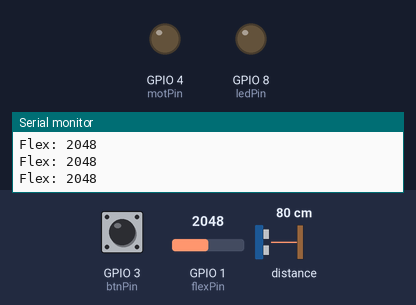
This program was run on a simulated Seeed XIAO ESP32-C3. On the bench: output pins drawn as LEDs (lit = HIGH), the last lines printed to the serial monitor. Dashed ring = blinking. The test bench sets the inputs (shaded band); at power-on: GPIO 3 (btnPin) HIGH, distance to the obstacle 80 cm, GPIO 1 (flexPin) = 2048 (analog values on the 0–4095 scale).

Above: at 7.8 s.
7.9 s: GPIO 3 (btnPin) pulled LOW for 1 s
At 8.19 s:
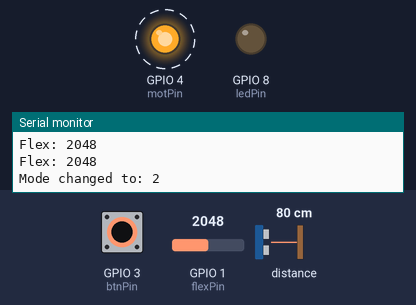
10.4 s: distance to the obstacle set to 11 cm
11.9 s: distance to the obstacle set to 8 cm
At 12.08 s:
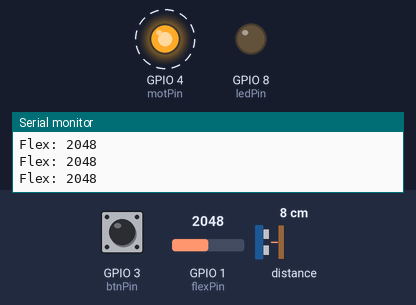
14.9 s: distance to the obstacle set to 18 cm
At 16.3 s:
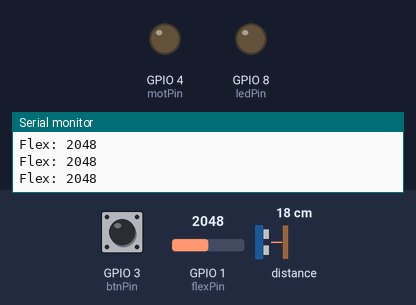
Timing chart, 0 to 17.4 s (numbered marks = the images above; inputs shaded):
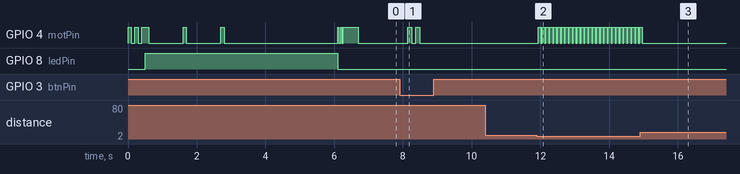

Measured:
- the behaviour switches between 10 and 9 cm on distance to the obstacle (found by bisection; images 1 and 2)
- after the input at 7.9 s, GPIO 4 (motPin): alternates HIGH for 0.12 s and LOW for 0.12 s, 4 changes in all, then stays LOW, starting after 0.23 s
- after the input at 11.9 s, GPIO 4 (motPin): alternates HIGH for 0.08 s and LOW for 0.03 s, starting at once
- after the input at 14.9 s, GPIO 4 (motPin): goes on until 15.0 s, then stays LOW

The program:

main.cpp
```cpp
#include <Arduino.h>
#include <Wire.h>
#include <Adafruit_VL53L1X.h>

// Inputs and Variables
const int motPin = 4;
const int btnPin = 3;
const int flexPin = 1; // ADC1
const int ledPin = 8;

const int sdaPin = 6;
const int sclPin = 7;

// NOTE: VL53L1X distance() returns millimetres, so these are in mm
const int distThresh = 100;       // 100 mm = 10 cm
const int16_t changeThresh = 196; // mm

const int motMinPWM = 100;
const int motMaxPWM = 255;

const unsigned long sensorIntervalMS = 50; // how often to poll sensors
const unsigned long debounceMS = 200; // button debounce window
const float distSmoothingA = 0.35; // 0=very smooth/slow, 1=raw/instant
const float flexSmoothingA = 0.35;

const int flexTolerance = 150;
const int calibSamples = 30; // number of readings averaged during calibration

// Globals
Adafruit_VL53L1X vl53 = Adafruit_VL53L1X();

int mode = 1; // 1 = navigation, 2 = close-range

float smoothedDistanceCM = -1; // -1 means "no valid reading yet" (currently unused)
float smoothedFlex = -1;
bool handExtended = false;

unsigned long lastSensRead = 0;
unsigned long lastDebounceTime = 0;

int16_t distance = 0;
int16_t lastDistance = -1;

int lastButtonReading = HIGH; // pull-up idle state
int lastButtonState = HIGH;

int extensionValue = 0;

// Haptic Feedback Patterns

void buzz(int durationMS, int intens = motMaxPWM) {
  analogWrite(motPin, intens);
  delay(durationMS);
  analogWrite(motPin, 0);
}

void buzzPattern(int count, int durationMS = 120, int gapMS = 120) {
  for (int i = 0; i < count; i++) {
    buzz(durationMS);
    if (i < count - 1) delay(gapMS);
  }
}

// One buzz = mode 1, two buzzes = mode 2
void announceMode() {
  buzzPattern(mode);
}

// Buzz pattern on boot to indicate everything is working and ready
void bootBuzz() {
  buzzPattern(3, 100, 100);
}

// Announce error with a long buzz pattern
void announceError() {
  buzz(600);
}

// Mode Switch Logic
void modeSwitch() {
  int reading = digitalRead(btnPin);

  if (reading != lastButtonReading) {
    lastDebounceTime = millis();
    lastButtonReading = reading;
  }

  if ((millis() - lastDebounceTime) > debounceMS && reading != lastButtonState) {
    lastButtonState = reading;
    if (lastButtonState == LOW) {
      mode = (mode == 1) ? 2 : 1;
      lastDistance = -1; // reset so a mode change doesn't trigger a false "change" buzz
      Serial.print("Mode changed to: ");
      Serial.println(mode);
      announceMode();
    }
  }
}

// Flex Sensor
void flexLogic() {
  int flexValue = analogRead(flexPin);
  Serial.print("Flex: ");
  Serial.println(flexValue);

  // Smooth the flex sensor reading
  smoothedFlex = (smoothedFlex < 0)
    ? flexValue
    : (flexSmoothingA * flexValue + (1 - flexSmoothingA) * smoothedFlex);

  // Determine if hand is extended (within tolerance of the calibrated value)
  handExtended = (abs(smoothedFlex - extensionValue) <= flexTolerance);
}

// Calibration
void flexCalibrate() {
  Serial.println("Calibrating flex sensor. Please extend your hand fully and hold for 3 seconds...");
  digitalWrite(ledPin, HIGH);
  buzzPattern(3, 100, 1000); // 3 buzzes with 1s gap
  delay(3000); // Wait for 3 seconds

  // Average several readings so one noisy sample doesn't ruin the calibration
  long sum = 0;
  for (int i = 0; i < calibSamples; i++) {
    sum += analogRead(flexPin);
    delay(10);
  }
  extensionValue = sum / calibSamples;

  smoothedFlex = extensionValue; // start the smoothing filter from the calibrated value

  Serial.print("Extension value: ");
  Serial.println(extensionValue);
  Serial.println("Extension Value Saved!");
  Serial.println("Calibration Complete!");
  digitalWrite(ledPin, LOW); // calibration finished, turn LED off
  buzzPattern(3, 30, 50);
  buzz(400, 255);
}

// VL53L1X

// Initialize the VL53L1X sensor
void initVL53L1X() {
  Serial.println("Initializing VL53L1X...");
  if (!vl53.begin()) {
    Serial.println("Failed to initialize VL53L1X sensor!");
    while (1) { announceError(); delay(2000); }
  }
  Serial.println("VL53L1X initialized successfully.");
  if (!vl53.startRanging()) {
    Serial.println("Failed to start ranging!");
    while (1) { announceError(); delay(2000); }
  }
}

// Mode One
void tofLogic1() {
  if (distance != -1) {
    if (lastDistance != -1) {
      int16_t difference = abs(distance - lastDistance);
      if (difference > changeThresh) {
        buzz(10, 255);
      }
    }
    lastDistance = distance;
  }
}

// Mode Two
void tofLogic2() {
  if (distance < 0) return;

  int difference = distThresh - distance;

  // Closer than thresh
  if (difference > 0) {
    // Max difference
    int constrainedDiff = constrain(difference, 0, distThresh);

    // As distance gets closer (difference increases):
    // - count increases (e.g., 1 to 5 pulses)
    // - duration increases (e.g., 50ms to 200ms per pulse)
    // - gap decreases (e.g., 200ms down to 30ms between pulses for higher frequency)
    int count = map(constrainedDiff, 0, distThresh, 1, 5);
    int duration = map(constrainedDiff, 0, distThresh, 50, 200);
    int gap = map(constrainedDiff, 0, distThresh, 200, 30);

    buzzPattern(count, duration, gap);
  }
}

// Setup
void setup() {
  Serial.begin(115200);

  // Pin Modes
  pinMode(motPin, OUTPUT);
  pinMode(btnPin, INPUT_PULLUP);
  pinMode(ledPin, OUTPUT);

  analogReadResolution(12); // 12-bit ADC

  // Initialize I2C
  Wire.begin(sdaPin, sclPin);

  // Initialize VL53L1X
  initVL53L1X();

  bootBuzz(); // Indicate system is ready

  // Calibrate Flex Sensor
  flexCalibrate();
  Serial.println("Setup complete. Entering main loop.");
}

// Loop
void loop() {
  // Always monitor mode button
  modeSwitch();

  // Non-blocking sensor polling interval
  if (millis() - lastSensRead >= sensorIntervalMS) {
    lastSensRead = millis();

    // Poll flex sensor
    flexLogic();

    // Poll distance sensor when data is available
    if (vl53.dataReady()) {
      distance = vl53.distance();
      vl53.clearInterrupt();

      // Only execute haptic feedback logic if hand is extended
      if (handExtended) {
        if (mode == 1) {
          tofLogic1();
        } else if (mode == 2) {
          tofLogic2();
        }
      } else {
        lastDistance = distance;
      }
    }
  }
}
```
